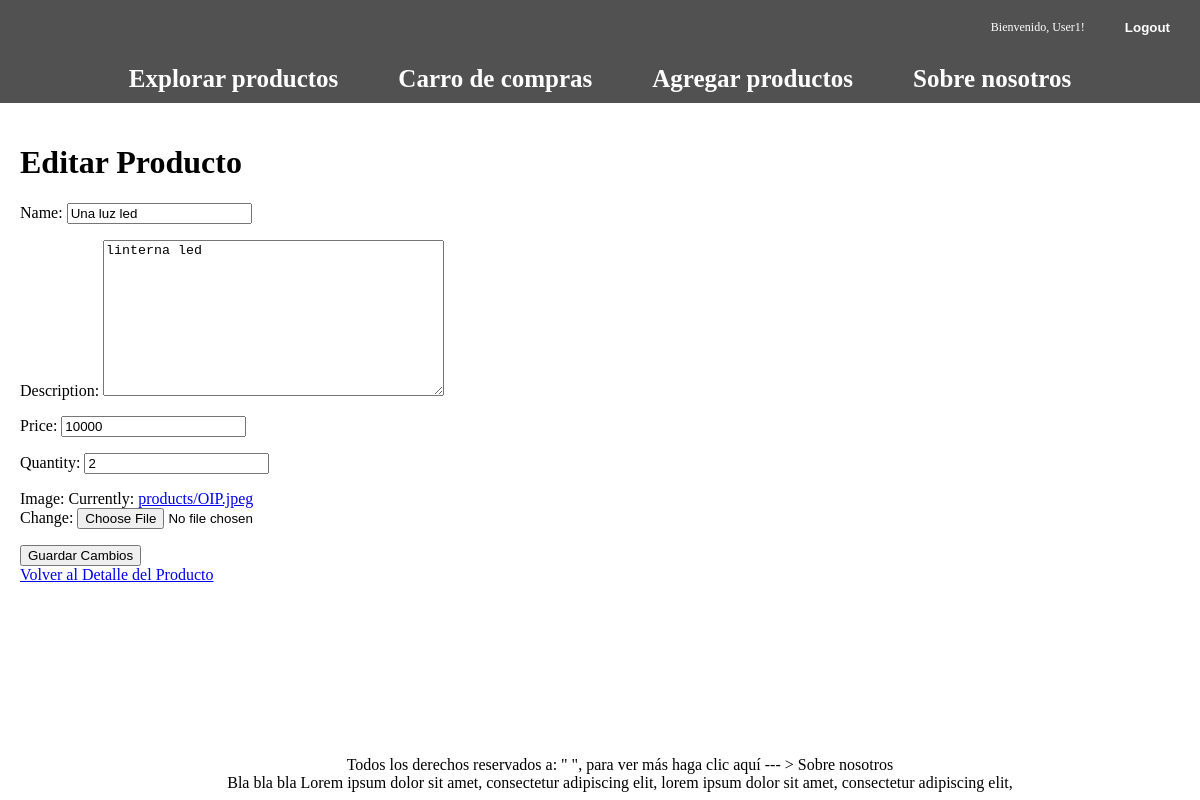
The page /editar/1/ (signed in) on the database its author committed.
### carrito/models.py (models this page shows, shortened)
class Product(models.Model):
    name = models.CharField(max_length=100)
    description = models.TextField()
    price = models.CharField(max_length=100)
    quantity = models.PositiveIntegerField(default=0)
    image = models.ImageField(upload_to='products/')

### carrito/views.py (the view)
# urls.py: path('editar/<int:product_id>/', views.editar_producto, name='editar_producto'),
@login_required(login_url='login')
def editar_producto(request, product_id):
    product = get_object_or_404(Product, id=product_id)
    if request.method == 'POST':
        form = ProductForm(request.POST, request.FILES, instance=product)
        if form.is_valid():
            form.save()
            return redirect('producto_detalle', pk=product.id)
    else:
        form = ProductForm(instance=product)
    if not request.session.get('is_active'):
        request.session['is_active'] = True
    return render(request, 'editar_producto.html', {'form': form, 'product': product})

### carrito/forms.py
class ProductForm(forms.ModelForm):
    class Meta:
        model = Product
        fields = ['name', 'description', 'price', 'quantity', 'image']

### carrito/templates/editar_producto.html (shortened to what this page needs)
{% extends 'base.html' %}
{% block content %}
<div class="container">
    <h1>Editar Producto</h1>
    <form method="post" enctype="multipart/form-data">
        {{ form.as_p }}
        <button type="submit">Guardar Cambios</button>
    </form>
    <a href="{% url 'producto_detalle' product.id %}">Volver al Detalle del Producto</a>
</div>
{% endblock %}

### carrito/templates/base.html (shortened to what this page needs)
{% load static %}
<!DOCTYPE html>
<html lang="es">
<head>
</head>
<body>
    <nav class="nav-principal">
        <div class="navegation">
            <div class="user-section">
                <ul>
                    {% if user.is_authenticated %}
                    <li class="username">Bienvenido, {{ user.username }}!</li>
                    <li class="logout-button">
                        <form action="{% url 'logout' %}" method="post">
                            <button type="submit">Logout</button>
                        </form>
                    </li>
                    {% endif %}
                </ul>
            </div>
            <div class="main-options">
                <ul>
                    <li><a href="{% url 'lista_productos' %}">Explorar productos</a></li>
                    <li><a href="{% url 'carroneitor' %}">Carro de compras</a></li>
                    <li><a href="{% url 'agregar_productos' %}">Agregar productos</a></li>
                    <li><a href="{% url 'sobre_nosotros' %}">Sobre nosotros</a></li>
                </ul>
            </div>
        </div>
    </nav>
    <footer>
        <p>Todos los derechos reservados a: " ", para ver más haga clic aquí --- > <a
                href="{% url 'sobre_nosotros' %}">Sobre nosotros</a><br>
            Bla bla bla Lorem ipsum dolor sit amet, consectetur adipiscing elit, lorem ipsum dolor sit amet,
            consectetur
            adipiscing elit,</p>
    </footer>
    {% block content %}
    {% endblock %}
</body>
</html>

### carrito/templates/base.html (style rules this page uses)
body { margin: 0; padding: 0; }
.container { max-width: 1200px; margin: 0 auto; padding: 20px; }
.nav-principal { background-color: #515151; font-size: 25px; padding: 0; margin: 0; }
.navegation ul { list-style: none; padding: 0; margin: 0; display: flex; justify-content: center; }
.navegation li { margin: 10px; }
.navegation a { text-decoration: none; color: #ffffff; font-weight: bold; padding: 10px 20px; border-radius: 5px; transition: background-color 0.3s ease; }
footer { background-color: #333; color: #000000; padding: 20px; text-align: center; position: fixed; bottom: 0; height: 40px; width: 100%; background-color: rgba(0, 0, 0, 0); margin: 0 auto; }
footer a { color: #000000; text-decoration: none; }
.user-section { display: flex; align-items: center; margin-left: auto; }
.user-section ul { list-style: none; padding: 0; margin: 0; display: flex; align-items: center; margin-left: auto; }
.user-section li { margin: 10px; font-size: 12px; color: #ffffff; }
.logout-button button { background-color: #515151; color: #ffffff; font-weight: bold; padding: 10px 20px; border-radius: 5px; transition: background-color 0.3s ease; border: none; cursor: pointer; }

### rows shown on the page
Product: name "Una luz led", description "linterna led", price "10000", quantity "2"

### other values the page prints
{{ user.username }} "User1"
